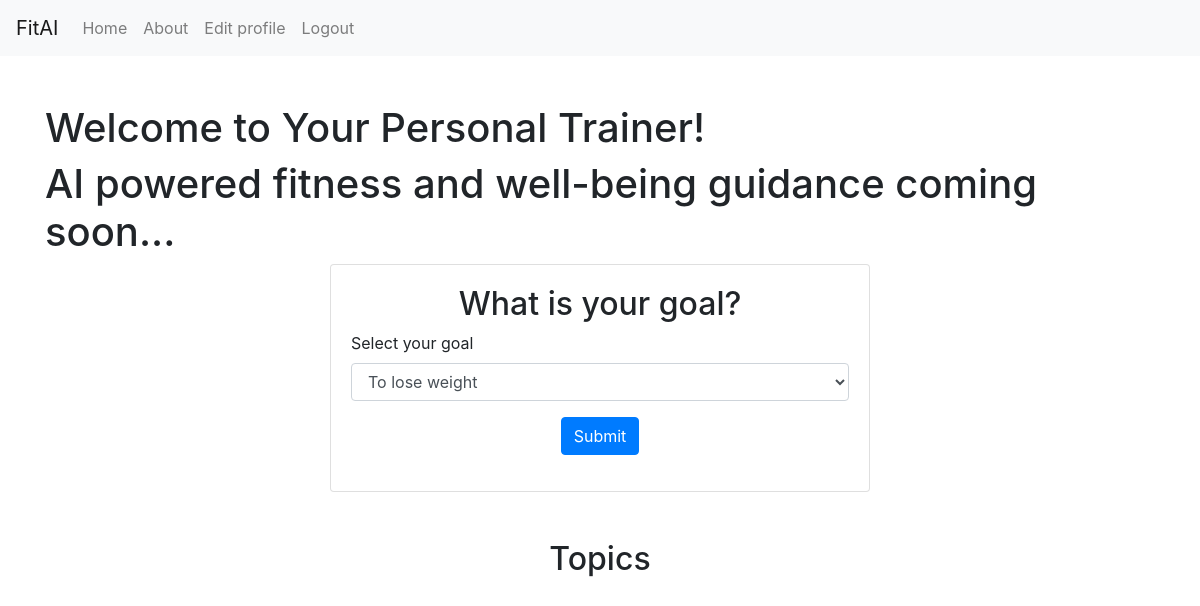
The app's page /user (signed in), older data.
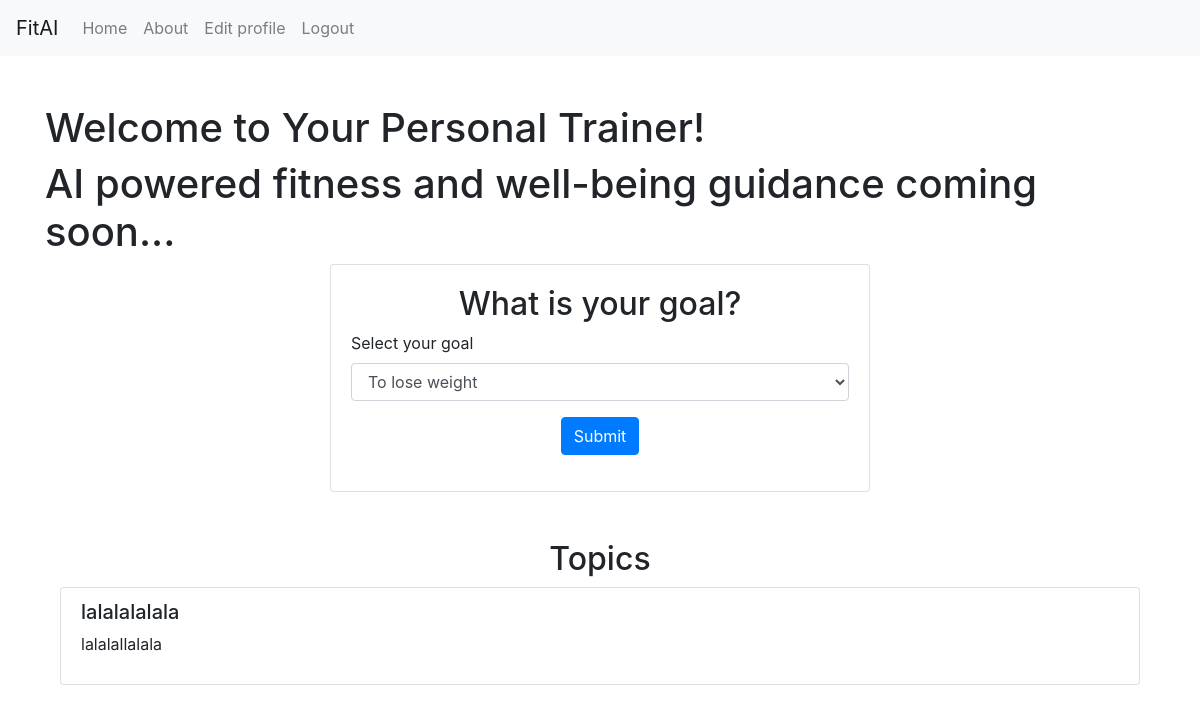
The same page, newer data.
### main.py (models this page shows, shortened)
class Topics(db.Model):
    id = db.Column(db.Integer, primary_key=True)
    title = db.Column(db.String(100), nullable=False)
    description = db.Column(db.Text, nullable=True)

### main.py (the view)
@app.route("/user", methods=["POST", "GET"])
def user():
    if "user" in session:
        email = session["email"]
        user = Users.query.filter_by(email=email).first()
        topics = Topics.query.all()  # לקבל את כל הנושאים
        if request.method == "POST":
            goal = request.form["goal"]
            db.session.commit()
            flash("Information updated successfully!", "success")
            return redirect(url_for("user"))
        return render_template("user.html", email=email, topics=topics)
    else:
        return redirect(url_for("login"))

### main.py (called while the page is built)
@app.context_processor
def inject_user():
    user_email = session.get("email")
    user_type = session.get("user_type")
    user = Users.query.filter_by(email=user_email).first() if user_email else None
    return dict(current_user=user)

### Templates/user.html (shortened to what this page needs)
{% extends "base.html" %}
{% block content %}
<div class="background-image">
    <div class="container mt-5">
        <div class="welcome-message">
            <h1>Welcome to Your Personal Trainer!</h1>
            <h1>AI powered fitness and well-being guidance coming soon...</h1>
        </div>
        <div class="row">
            <div class="col-md-6 offset-md-3">
                <div class="card">
                    <div class="card-body">
                        <h2 class="text-center">What is your goal?</h2>
                        <form action="/user" method="POST">
                            <div class="form-group">
                                <label for="goal">Select your goal</label>
                                <select name="goal" id="goal" class="form-control">
                                    <option value="lose_weight">To lose weight</option>
                                </select>
                            </div>
                            <div class="form-group text-center mt-3">
                                <input type="submit" class="btn btn-primary" value="Submit">
                            </div>
                        </form>
                    </div>
                </div>
            </div>
        </div>
        <div class="container mt-5">
            <h2 class="text-center">Topics</h2>
            <ul class="list-group">
                {% for topic in topics %}
                    <li class="list-group-item">
                        <h5>{{ topic.title }}</h5>
                        <p>{{ topic.description }}</p>
                    </li>
                {% endfor %}
            </ul>
        </div>
    </div>
</div>
{% endblock %}

Row changes from the older to the newer data that the page shows:
added Topics: title "lalalalalala", description "lalalallalala"
